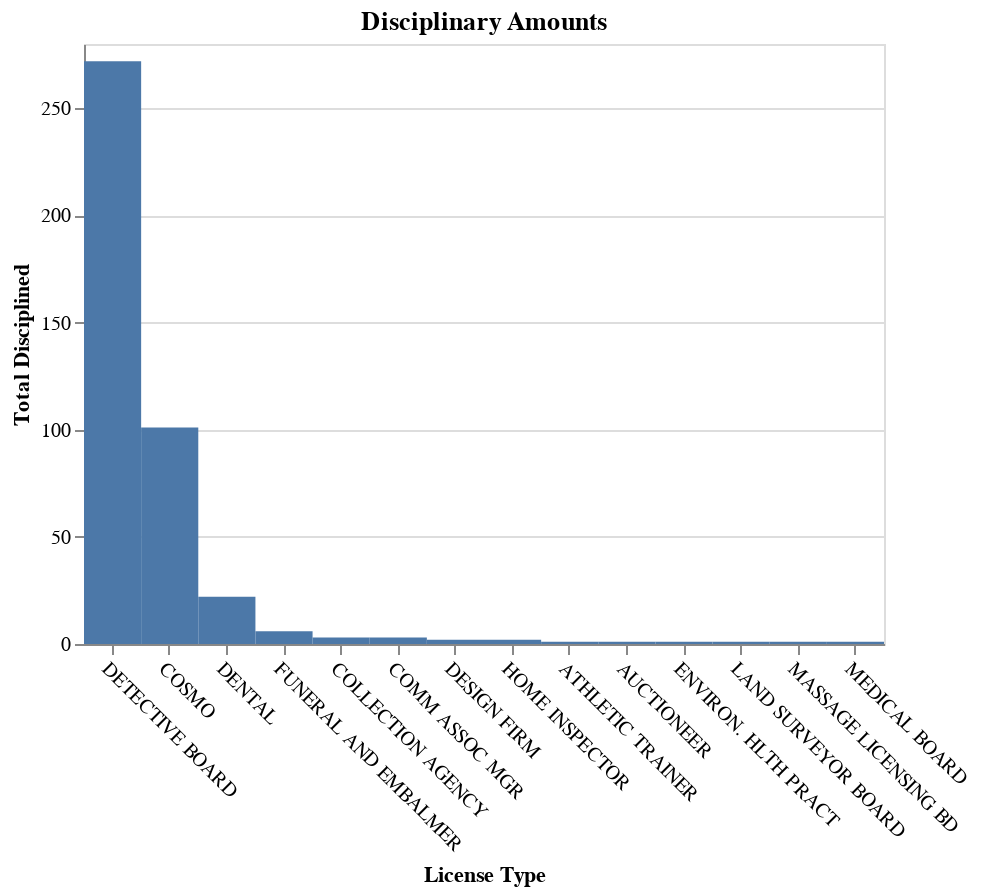

Notebook source saved alongside this figure:
### Code cell
selector = alt.selection_single(fields=["License Type"])

bars = (
    alt.Chart(license_agg_filtered)
    .mark_rect()
    .encode(
        x=alt.X("License Type:N", sort="-y", axis=alt.Axis(labelAngle=45)),
        y=alt.Y("Disciplined:Q", title="Total Disciplined"),
        tooltip=["License Type", "Disciplined", "Total"]
    ).properties(width=400, title="Disciplinary Amounts").add_params(selector)
    
)

bars

### Figure 1 — Vega-Lite specification as saved in the notebook (floating-point values rounded to 4 significant figures)
{"config": {"view": {"continuousWidth": 300, "continuousHeight": 300}}, "data": {"name": "data-be69a21175c415a45b99b1e1f2bbc1e4"}, "mark": {"type": "rect"}, "encoding": {"tooltip": [{"field": "License Type", "type": "nominal"}, {"field": "Disciplined", "type": "quantitative"}, {"field": "Total", "type": "quantitative"}], "x": {"axis": {"labelAngle": 45}, "field": "License Type", "sort": "-y", "type": "nominal"}, "y": {"field": "Disciplined", "title": "Total Disciplined", "type": "quantitative"}}, "params": [{"name": "param_11", "select": {"type": "point", "fields": ["License Type"]}}], "title": "Disciplinary Amounts", "width": 400, "$schema": "https://vega.github.io/schema/vega-lite/v5.8.0.json", "datasets": {"data-be69a21175c415a45b99b1e1f2bbc1e4": [{"License Type": "ATHLETIC TRAINER", "Total": 14, "Disciplined": 1}, {"License Type": "AUCTIONEER", "Total": 2, "Disciplined": 1}, {"License Type": "COLLECTION AGENCY", "Total": 21, "Disciplined": 3}, {"License Type": "COMM ASSOC MGR", "Total": 37, "Disciplined": 3}, {"License Type": "COSMO", "Total": 3781, "Disciplined": 101}, {"License Type": "DENTAL", "Total": 739, "Disciplined": 22}, {"License Type": "DESIGN FIRM", "Total": 71, "Disciplined": 2}, {"License Type": "DETECTIVE BOARD", "Total": 4867, "Disciplined": 272}, {"License Type": "ENVIRON. HLTH PRACT", "Total": 13, "Disciplined": 1}, {"License Type": "FUNERAL AND EMBALMER", "Total": 98, "Disciplined": 6}, {"License Type": "HOME INSPECTOR", "Total": 46, "Disciplined": 2}, {"License Type": "LAND SURVEYOR BOARD", "Total": 17, "Disciplined": 1}, {"License Type": "MASSAGE LICENSING BD", "Total": 52, "Disciplined": 1}, {"License Type": "MEDICAL BOARD", "Total": 6, "Disciplined": 1}]}}
